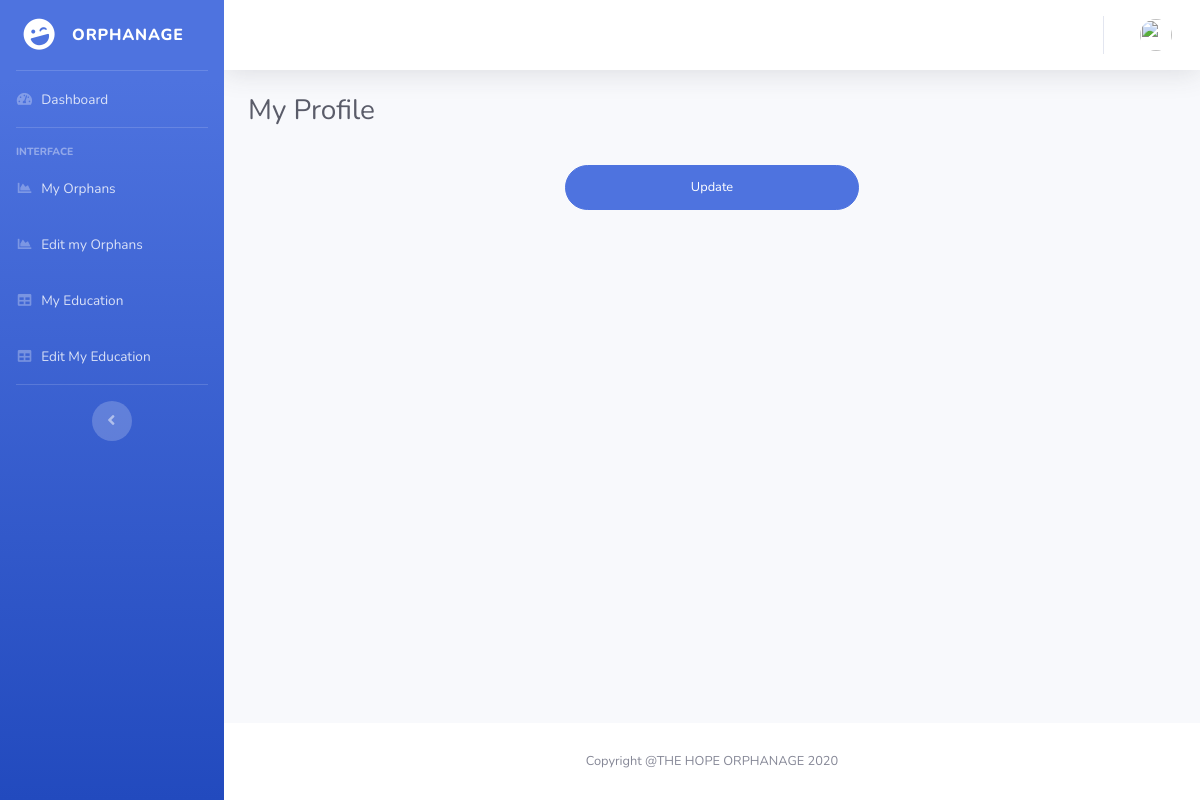
Page /Orphanage-Record-Management-System-Project/erms/canteen/canteenprofile.php (signed in) on the earlier database version.
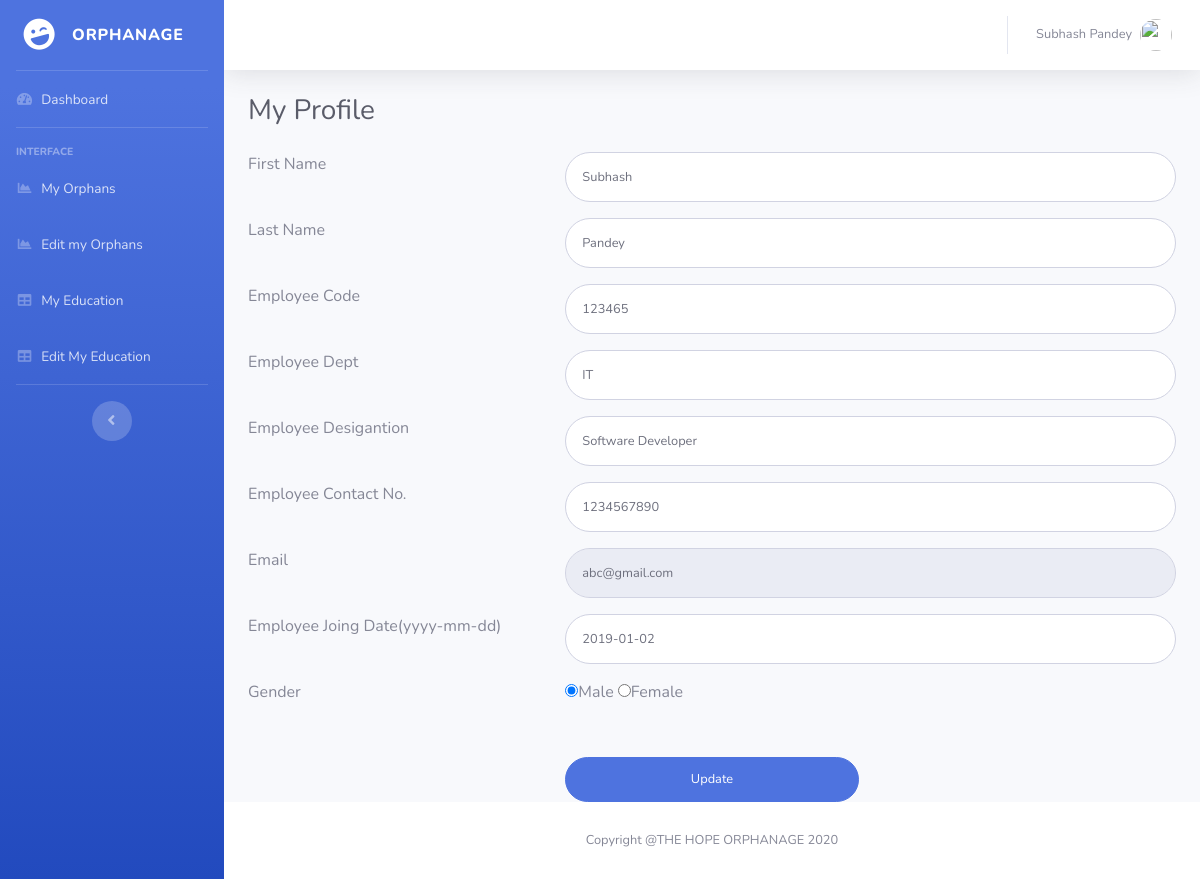
Same page on the later database version.
### tables this page shows
CREATE TABLE `canteen` (
  `ID` int(11) NOT NULL,
  `EmpFname` varchar(50) DEFAULT NULL,
  `EmpLName` varchar(50) NOT NULL,
  `EmpCode` varchar(50) DEFAULT NULL,
  `EmpDept` varchar(120) DEFAULT NULL,
  `EmpDesignation` varchar(120) DEFAULT NULL,
  `EmpContactNo` bigint(10) DEFAULT NULL,
  `EmpGender` enum('Male','Female') DEFAULT NULL,
  `EmpEmail` varchar(200) DEFAULT NULL,
  `EmpPassword` varchar(100) DEFAULT NULL,
  `EmpJoingdate` date DEFAULT NULL,
  `PostingDate` timestamp NOT NULL DEFAULT current_timestamp()
);

### Orphanage-Record-Management-System-Project/erms/canteen/canteenprofile.php (the view, shortened to what this page needs)
<?php
include('../includes/dbconnection.php');
if (strlen($_SESSION['uid']==0)) {
  header('location:canteenlogout.php');
  } else{
  ?>
<!DOCTYPE html>
<html lang="en">
<head>
  <link href="../vendor/fontawesome-free/css/all.min.css" rel="stylesheet" type="text/css">
  <link href="../css/sb-admin-2.min.css" rel="stylesheet">
</head>
<body id="page-top">
  <div id="wrapper">
  <?php include_once('../includes/canteensidebar.php')?>
    <div id="content-wrapper" class="d-flex flex-column">
      <div id="content">
         <?php include_once('../includes/canteenheader.php')?>
        <div class="container-fluid">
          <h1 class="h3 mb-4 text-gray-800">My Profile</h1>
<form class="user" method="post" action="">
  <?php
$eid=$_SESSION['uid'];
$ret=mysqli_query($con,"select * from canteen where ID='$eid'");
while ($row=mysqli_fetch_array($ret)) {
?>
               <div class="row">
                <div class="col-4 mb-3">First Name</div>
                   <div class="col-8 mb-3">   <input type="text" class="form-control form-control-user" id="FirstName" name="FirstName" aria-describedby="emailHelp" required="true" value="<?php  echo $row['EmpFname'];?>"></div>
                    </div>
                    <div class="row">
                      <div class="col-4 mb-3">Last Name </div>
                     <div class="col-8 mb-3">  <input type="text" class="form-control form-control-user" id="LastName" name="LastName" aria-describedby="emailHelp" required="true" value="<?php  echo $row['EmpLName'];?>"></div>
                     </div>
                    <div class="row">
                    <div class="col-4 mb-3">Employee Code </div>
                    <div class="col-8 mb-3">
                      <input type="text" class="form-control form-control-user" id="EmpCode" name="EmpCode" aria-describedby="emailHelp" required="true" value="<?php  echo $row['EmpCode'];?>"></div>
                    </div>
                    <div class="row">
                      <div class="col-4 mb-3">Employee Dept</div>
                     <div class="col-8 mb-3">
                      <input type="text" class="form-control form-control-user" id="EmpDept" name="EmpDept" aria-describedby="emailHelp" required="true" value="<?php  echo $row['EmpDept'];?>">
                    </div></div>
                    <div class="row">
                    <div class="col-4 mb-3">Employee Desigantion</div>
                    <div class="col-8 mb-3">
                      <input type="text" class="form-control form-control-user" id="EmpDesignation" name="EmpDesignation" aria-describedby="emailHelp" required="true" value="<?php  echo $row['EmpDesignation'];?>">
                    </div></div>
                    <div class="row">
                      <div class="col-4 mb-3">Employee Contact No.</div>
                    <div class="col-8 mb-3">
                      <input type="text" class="form-control form-control-user" id="EmpContactNo" name="EmpContactNo" aria-describedby="emailHelp" required="true" value="<?php  echo $row['EmpContactNo'];?>">
                    </div></div>
                    <div class="row">
                    <div class="col-4 mb-3">Email</div>
                   <div class="col-8 mb-3">
                      <input type="email" class="form-control form-control-user" id="Email" name="Email" aria-describedby="emailHelp" placeholder="Enter Email Address..." required="true" value="<?php  echo $row['EmpEmail'];?>" readonly="true">
                    </div></div>
                    <div class="row">
                      <div class="col-4 mb-3">Employee Joing Date(yyyy-mm-dd)</div>
                    <div class="col-8  mb-3">
                      <input type="text" class="form-control form-control-user" value="<?php  echo $row['EmpJoingdate'];?>" id="jDate" name="EmpJoingdate" aria-describedby="emailHelp">
                    </div></div>
                    <div class="row">
                      <div class="col-4 mb-3">Gender</div>
                    <div class="col-4 mb-3">
<?php if($row['EmpGender']=="Male")
{?>
                      <input type="radio" id="gender" name="gender" value="Male" checked="true">Male
                     <input type="radio" name="gender" value="Female">Female
                   <?php }   else if($row['EmpGender']=="Female") {?>
 <input type="radio" id="gender" name="gender" value="Male" >Male
  <input type="radio" name="gender" value="Female" checked="true">Female
                   <?php } else { ?>
 <input type="radio" id="gender" name="gender" value="Male" >Male
  <input type="radio" name="gender" value="Female">Female
                   <?php } ?>
                    </div></div>
<?php } ?>
                    <div class="row" style="margin-top:4%">
                      <div class="col-4"></div>
                      <div class="col-4">
                      <input type="submit" name="submit"  value="Update" class="btn btn-primary btn-user btn-block">
                    </div>
                    </div>
                  </form>
        </div>
      </div>
   <?php include_once('../includes/footer.php');?>
    </div>
  </div>
</body>
</html>
<?php }  ?>

### Orphanage-Record-Management-System-Project/erms/includes/canteensidebar.php
<ul class="navbar-nav bg-gradient-primary sidebar sidebar-dark accordion" id="accordionSidebar">
<a class="sidebar-brand d-flex align-items-center justify-content-center" href="canteenprofile.php">
  <div class="sidebar-brand-icon rotate-n-15">
    <i class="fas fa-laugh-wink"></i>
  </div>
  <div class="sidebar-brand-text mx-3">Orphanage </div>
</a>
<hr class="sidebar-divider my-0">
<li class="nav-item">
  <a class="nav-link" href="welcomecanteen.php">
    <i class="fas fa-fw fa-tachometer-alt"></i>
    <span>Dashboard</span></a>
</li>
<hr class="sidebar-divider">
<div class="sidebar-heading">
  Interface
</div>
<li class="nav-item">
  <a class="nav-link" href="canteenexp.php">
    <i class="fas fa-fw fa-chart-area"></i>
    <span>My Orphans</span></a>
</li>
 <li class="nav-item">
  <a class="nav-link" href="editcanteenexp.php">
    <i class="fas fa-fw fa-chart-area"></i>
    <span>Edit my Orphans</span></a>
</li>
<li class="nav-item">
  <a class="nav-link" href="canteenedu.php">
    <i class="fas fa-fw fa-table"></i>
    <span>My Education</span></a>
</li>
<li class="nav-item">
  <a class="nav-link" href="editcanteenedu.php">
    <i class="fas fa-fw fa-table"></i>
    <span>Edit My Education</span></a>
</li>
<hr class="sidebar-divider d-none d-md-block">
<div class="text-center d-none d-md-inline">
  <button class="rounded-circle border-0" id="sidebarToggle"></button>
</div>
</ul>

### Orphanage-Record-Management-System-Project/erms/includes/canteenheader.php (shortened to what this page needs)
<nav class="navbar navbar-expand navbar-light bg-white topbar mb-4 static-top shadow">
<ul class="navbar-nav ml-auto">
  <li class="nav-item dropdown no-arrow">
    <a class="nav-link dropdown-toggle" href="#" id="userDropdown" role="button" data-toggle="dropdown" aria-haspopup="true" aria-expanded="false">
<?php
$empid=$_SESSION['uid'];
$ret=mysqli_query($con,"select EmpFname,EmpLname from canteen where ID='$empid'");
$row=mysqli_fetch_array($ret);
$fname=$row['EmpFname'];
$lname=$row['EmpLname'];
?>
      <span class="mr-2 d-none d-lg-inline text-gray-600 small"><?php echo $fname." ".$lname; ?></span>
      <img class="img-profile rounded-circle" src="https://source.unsplash.com/QAB-WJcbgJk/60x60">
    </a>
  </li>
</ul>
</nav>

### Orphanage-Record-Management-System-Project/erms/includes/footer.php
<footer class="sticky-footer bg-white">
     <div class="container my-auto">
       <div class="copyright text-center my-auto">
         <span>Copyright @THE HOPE ORPHANAGE 2020</span>
       </div>
     </div>
   </footer>

Differences in the rows shown:
added canteen: EmpFname "Subhash", EmpLName "Pandey", FirstName "Subhash", LastName "Pandey", EmpCode "123465", EmpDept "IT", EmpDesignation "Software Developer", EmpContactNo "1234567890", Email "abc@gmail.com", EmpJoingdate "2019-01-02"
